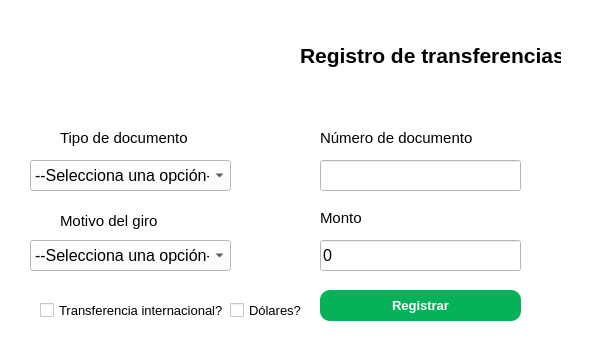
<?xml version="1.0" encoding="UTF-8"?>
<ui version="4.0">
 <class>registro</class>
 <widget class="QDialog" name="registro">
  <property name="windowModality">
   <enum>Qt::ApplicationModal</enum>
  </property>
  <property name="geometry">
   <rect>
    <x>0</x>
    <y>0</y>
    <width>596</width>
    <height>356</height>
   </rect>
  </property>
  <property name="windowTitle">
   <string>Dialog</string>
  </property>
  <property name="styleSheet">
   <string notr="true">background-color: rgb(255, 255, 255);</string>
  </property>
  <widget class="QLabel" name="label_5">
   <property name="geometry">
    <rect>
     <x>40</x>
     <y>10</y>
     <width>191</width>
     <height>111</height>
    </rect>
   </property>
   <property name="text">
    <string/>
   </property>
   <property name="pixmap">
    <pixmap>../../../../../../Downloads/logo_banco.png</pixmap>
   </property>
   <property name="scaledContents">
    <bool>true</bool>
   </property>
  </widget>
  <widget class="QLabel" name="label_3">
   <property name="geometry">
    <rect>
     <x>300</x>
     <y>40</y>
     <width>261</width>
     <height>31</height>
    </rect>
   </property>
   <property name="font">
    <font>
     <pointsize>16</pointsize>
     <bold>true</bold>
    </font>
   </property>
   <property name="text">
    <string>Registro de transferencias</string>
   </property>
  </widget>
  <widget class="QLabel" name="label">
   <property name="geometry">
    <rect>
     <x>60</x>
     <y>130</y>
     <width>161</width>
     <height>16</height>
    </rect>
   </property>
   <property name="font">
    <font>
     <pointsize>11</pointsize>
     <bold>false</bold>
    </font>
   </property>
   <property name="text">
    <string>Tipo de documento</string>
   </property>
  </widget>
  <widget class="QComboBox" name="cbTipo">
   <property name="geometry">
    <rect>
     <x>30</x>
     <y>160</y>
     <width>201</width>
     <height>31</height>
    </rect>
   </property>
   <property name="font">
    <font>
     <pointsize>12</pointsize>
    </font>
   </property>
   <item>
    <property name="text">
     <string>--Selecciona una opción--</string>
    </property>
   </item>
   <item>
    <property name="text">
     <string>DNI - Documento Nacional de Identidad</string>
    </property>
   </item>
   <item>
    <property name="text">
     <string>PSS - Pasaporte</string>
    </property>
   </item>
   <item>
    <property name="text">
     <string>VISA</string>
    </property>
   </item>
  </widget>
  <widget class="QLabel" name="label_2">
   <property name="geometry">
    <rect>
     <x>320</x>
     <y>130</y>
     <width>161</width>
     <height>16</height>
    </rect>
   </property>
   <property name="font">
    <font>
     <pointsize>11</pointsize>
     <bold>false</bold>
    </font>
   </property>
   <property name="text">
    <string>Número de documento</string>
   </property>
  </widget>
  <widget class="QLabel" name="label_4">
   <property name="geometry">
    <rect>
     <x>60</x>
     <y>210</y>
     <width>161</width>
     <height>21</height>
    </rect>
   </property>
   <property name="font">
    <font>
     <pointsize>11</pointsize>
     <bold>false</bold>
    </font>
   </property>
   <property name="text">
    <string>Motivo del giro</string>
   </property>
  </widget>
  <widget class="QLabel" name="label_6">
   <property name="geometry">
    <rect>
     <x>320</x>
     <y>210</y>
     <width>161</width>
     <height>16</height>
    </rect>
   </property>
   <property name="font">
    <font>
     <pointsize>11</pointsize>
     <bold>false</bold>
    </font>
   </property>
   <property name="text">
    <string>Monto</string>
   </property>
  </widget>
  <widget class="QComboBox" name="cbMotivo">
   <property name="geometry">
    <rect>
     <x>30</x>
     <y>240</y>
     <width>201</width>
     <height>31</height>
    </rect>
   </property>
   <property name="font">
    <font>
     <pointsize>12</pointsize>
    </font>
   </property>
   <item>
    <property name="text">
     <string>--Selecciona una opción--</string>
    </property>
   </item>
   <item>
    <property name="text">
     <string>Honorarios/Servicios técnicos</string>
    </property>
   </item>
   <item>
    <property name="text">
     <string>Remesas/Giros</string>
    </property>
   </item>
   <item>
    <property name="text">
     <string>Donaciones</string>
    </property>
   </item>
  </widget>
  <widget class="QLineEdit" name="txtDocumento">
   <property name="geometry">
    <rect>
     <x>320</x>
     <y>160</y>
     <width>201</width>
     <height>31</height>
    </rect>
   </property>
  </widget>
  <widget class="QLineEdit" name="txtMonto">
   <property name="geometry">
    <rect>
     <x>320</x>
     <y>240</y>
     <width>201</width>
     <height>31</height>
    </rect>
   </property>
   <property name="font">
    <font>
     <pointsize>12</pointsize>
    </font>
   </property>
   <property name="text">
    <string>0</string>
   </property>
  </widget>
  <widget class="QCheckBox" name="checkTransferencia">
   <property name="geometry">
    <rect>
     <x>40</x>
     <y>300</y>
     <width>201</width>
     <height>20</height>
    </rect>
   </property>
   <property name="font">
    <font>
     <pointsize>10</pointsize>
    </font>
   </property>
   <property name="text">
    <string>Transferencia internacional?</string>
   </property>
  </widget>
  <widget class="QCheckBox" name="checkDolares">
   <property name="geometry">
    <rect>
     <x>230</x>
     <y>300</y>
     <width>201</width>
     <height>20</height>
    </rect>
   </property>
   <property name="font">
    <font>
     <pointsize>10</pointsize>
    </font>
   </property>
   <property name="text">
    <string>Dólares?</string>
   </property>
  </widget>
  <widget class="QPushButton" name="btnRegistrar">
   <property name="geometry">
    <rect>
     <x>320</x>
     <y>290</y>
     <width>201</width>
     <height>31</height>
    </rect>
   </property>
   <property name="font">
    <font>
     <pointsize>10</pointsize>
     <bold>true</bold>
    </font>
   </property>
   <property name="cursor">
    <cursorShape>OpenHandCursor</cursorShape>
   </property>
   <property name="styleSheet">
    <string notr="true">background-color: rgb(5, 178, 89);
color: white;
border: none;
border-radius: 10px;</string>
   </property>
   <property name="text">
    <string>Registrar</string>
   </property>
  </widget>
 </widget>
 <resources/>
 <connections/>
</ui>
